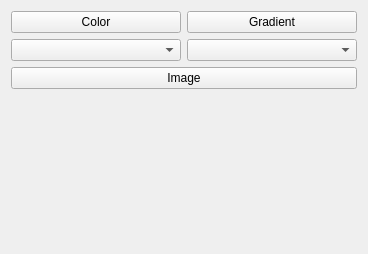
<?xml version="1.0" encoding="UTF-8"?>
<ui version="4.0">
 <class>QBackgrounSheetEditor</class>
 <widget class="QWidget" name="QBackgrounSheetEditor">
  <property name="geometry">
   <rect>
    <x>0</x>
    <y>0</y>
    <width>368</width>
    <height>254</height>
   </rect>
  </property>
  <property name="windowTitle">
   <string>Form</string>
  </property>
  <layout class="QVBoxLayout" name="verticalLayout">
   <item>
    <layout class="QHBoxLayout" name="horizontalLayout">
     <item>
      <widget class="QPushButton" name="colorBtn">
       <property name="text">
        <string>Color</string>
       </property>
      </widget>
     </item>
     <item>
      <widget class="QPushButton" name="gradientBtn">
       <property name="text">
        <string>Gradient</string>
       </property>
      </widget>
     </item>
    </layout>
   </item>
   <item>
    <layout class="QHBoxLayout" name="horizontalLayout_2">
     <item>
      <widget class="QComboBox" name="repeat_combo"/>
     </item>
     <item>
      <widget class="QComboBox" name="position_combo"/>
     </item>
    </layout>
   </item>
   <item>
    <widget class="QPushButton" name="imageBtn">
     <property name="text">
      <string>Image</string>
     </property>
    </widget>
   </item>
   <item>
    <spacer name="verticalSpacer">
     <property name="orientation">
      <enum>Qt::Vertical</enum>
     </property>
     <property name="sizeHint" stdset="0">
      <size>
       <width>20</width>
       <height>40</height>
      </size>
     </property>
    </spacer>
   </item>
  </layout>
 </widget>
 <resources/>
 <connections/>
</ui>
